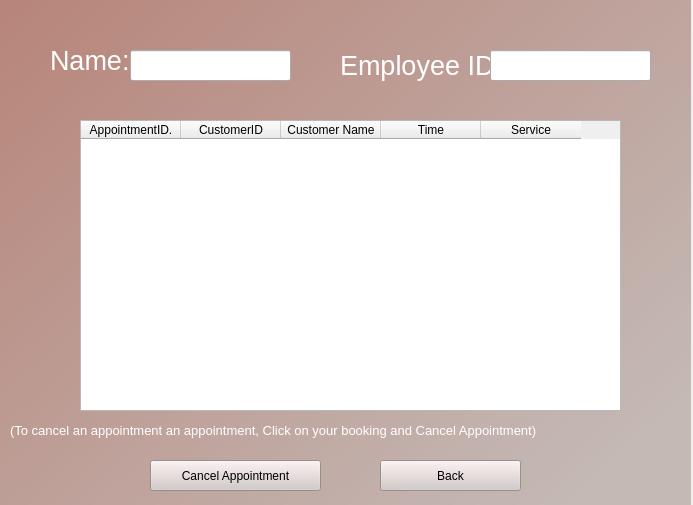
<?xml version="1.0" encoding="UTF-8"?>
<ui version="4.0">
 <class>Form</class>
 <widget class="QWidget" name="Form">
  <property name="geometry">
   <rect>
    <x>0</x>
    <y>0</y>
    <width>693</width>
    <height>505</height>
   </rect>
  </property>
  <property name="windowTitle">
   <string>Form</string>
  </property>
  <widget class="QLabel" name="label">
   <property name="geometry">
    <rect>
     <x>-10</x>
     <y>0</y>
     <width>701</width>
     <height>531</height>
    </rect>
   </property>
   <property name="styleSheet">
    <string notr="true">background-color: qlineargradient(spread:pad, x1:0, y1:0, x2:0.96, y2:0.789773, stop:0 rgba(183, 132, 121, 255), stop:1 rgba(196, 185, 181, 255));</string>
   </property>
   <property name="text">
    <string/>
   </property>
  </widget>
  <widget class="QLabel" name="label_7">
   <property name="geometry">
    <rect>
     <x>50</x>
     <y>30</y>
     <width>81</width>
     <height>61</height>
    </rect>
   </property>
   <property name="styleSheet">
    <string notr="true">font: 63 48pt &quot;Bahnschrift SemiBold Condensed&quot;;color:rgb(255, 255, 255)</string>
   </property>
   <property name="text">
    <string>&lt;html&gt;&lt;head/&gt;&lt;body&gt;&lt;p&gt;&lt;span style=&quot; font-size:20pt;&quot;&gt;Name:&lt;/span&gt;&lt;/p&gt;&lt;/body&gt;&lt;/html&gt;</string>
   </property>
  </widget>
  <widget class="QLabel" name="label_8">
   <property name="geometry">
    <rect>
     <x>340</x>
     <y>20</y>
     <width>161</width>
     <height>91</height>
    </rect>
   </property>
   <property name="styleSheet">
    <string notr="true">font: 63 48pt &quot;Bahnschrift SemiBold Condensed&quot;;color:rgb(255, 255, 255)</string>
   </property>
   <property name="text">
    <string>&lt;html&gt;&lt;head/&gt;&lt;body&gt;&lt;p&gt;&lt;span style=&quot; font-size:20pt;&quot;&gt;Employee ID:&lt;/span&gt;&lt;/p&gt;&lt;/body&gt;&lt;/html&gt;</string>
   </property>
  </widget>
  <widget class="QLineEdit" name="lineEdit">
   <property name="geometry">
    <rect>
     <x>130</x>
     <y>50</y>
     <width>161</width>
     <height>31</height>
    </rect>
   </property>
  </widget>
  <widget class="QLineEdit" name="lineEdit_2">
   <property name="geometry">
    <rect>
     <x>490</x>
     <y>50</y>
     <width>161</width>
     <height>31</height>
    </rect>
   </property>
  </widget>
  <widget class="QTableWidget" name="tableWidget">
   <property name="geometry">
    <rect>
     <x>80</x>
     <y>120</y>
     <width>541</width>
     <height>291</height>
    </rect>
   </property>
   <column>
    <property name="text">
     <string>AppointmentID.</string>
    </property>
   </column>
   <column>
    <property name="text">
     <string>CustomerID</string>
    </property>
   </column>
   <column>
    <property name="text">
     <string>Customer Name</string>
    </property>
   </column>
   <column>
    <property name="text">
     <string>Time</string>
    </property>
   </column>
   <column>
    <property name="text">
     <string>Service</string>
    </property>
   </column>
  </widget>
  <widget class="QLabel" name="label_3">
   <property name="geometry">
    <rect>
     <x>10</x>
     <y>400</y>
     <width>711</width>
     <height>61</height>
    </rect>
   </property>
   <property name="styleSheet">
    <string notr="true">font: 25 12pt &quot;Yu Gothic UI Light&quot;;
color:rgb(255, 255, 255)
</string>
   </property>
   <property name="text">
    <string>&lt;html&gt;&lt;head/&gt;&lt;body&gt;&lt;p&gt;&lt;span style=&quot; font-size:10pt;&quot;&gt;(To cancel an appointment an appointment, Click on your booking and Cancel Appointment)&lt;/span&gt;&lt;/p&gt;&lt;/body&gt;&lt;/html&gt;</string>
   </property>
  </widget>
  <widget class="QPushButton" name="pushButton_5">
   <property name="geometry">
    <rect>
     <x>150</x>
     <y>460</y>
     <width>171</width>
     <height>31</height>
    </rect>
   </property>
   <property name="styleSheet">
    <string notr="true">background-color: rgb(210, 200, 199);
font: 25 10pt &quot;Segoe UI Light&quot;;</string>
   </property>
   <property name="text">
    <string>Cancel Appointment</string>
   </property>
  </widget>
  <widget class="QPushButton" name="pushButton_6">
   <property name="geometry">
    <rect>
     <x>380</x>
     <y>460</y>
     <width>141</width>
     <height>31</height>
    </rect>
   </property>
   <property name="styleSheet">
    <string notr="true">background-color: rgb(210, 200, 199);
font: 25 10pt &quot;Segoe UI Light&quot;;</string>
   </property>
   <property name="text">
    <string>Back</string>
   </property>
  </widget>
 </widget>
 <resources/>
 <connections/>
</ui>
